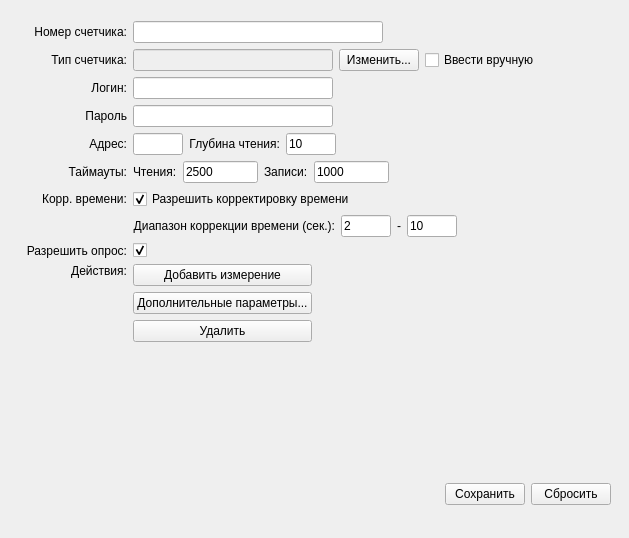
<?xml version="1.0" encoding="UTF-8"?>
<ui version="4.0">
 <class>CounterSets</class>
 <widget class="QWidget" name="CounterSets">
  <property name="geometry">
   <rect>
    <x>0</x>
    <y>0</y>
    <width>629</width>
    <height>538</height>
   </rect>
  </property>
  <property name="windowTitle">
   <string>Form</string>
  </property>
  <widget class="QWidget" name="horizontalLayoutWidget">
   <property name="geometry">
    <rect>
     <x>10</x>
     <y>10</y>
     <width>617</width>
     <height>511</height>
    </rect>
   </property>
   <layout class="QHBoxLayout" name="mainLayout">
    <property name="leftMargin">
     <number>10</number>
    </property>
    <property name="topMargin">
     <number>5</number>
    </property>
    <property name="rightMargin">
     <number>5</number>
    </property>
    <property name="bottomMargin">
     <number>5</number>
    </property>
    <item>
     <layout class="QGridLayout" name="gridLayout">
      <property name="leftMargin">
       <number>6</number>
      </property>
      <property name="topMargin">
       <number>6</number>
      </property>
      <property name="rightMargin">
       <number>6</number>
      </property>
      <property name="bottomMargin">
       <number>6</number>
      </property>
      <item row="13" column="2">
       <spacer name="verticalSpacer">
        <property name="orientation">
         <enum>Qt::Vertical</enum>
        </property>
        <property name="sizeHint" stdset="0">
         <size>
          <width>20</width>
          <height>40</height>
         </size>
        </property>
       </spacer>
      </item>
      <item row="0" column="0">
       <widget class="QLabel" name="label">
        <property name="text">
         <string>Номер счетчика:</string>
        </property>
        <property name="alignment">
         <set>Qt::AlignRight|Qt::AlignTrailing|Qt::AlignVCenter</set>
        </property>
       </widget>
      </item>
      <item row="15" column="2">
       <layout class="QHBoxLayout" name="horizontalLayout">
        <property name="topMargin">
         <number>5</number>
        </property>
        <property name="rightMargin">
         <number>5</number>
        </property>
        <property name="bottomMargin">
         <number>5</number>
        </property>
        <item>
         <spacer name="horizontalSpacer">
          <property name="orientation">
           <enum>Qt::Horizontal</enum>
          </property>
          <property name="sizeHint" stdset="0">
           <size>
            <width>40</width>
            <height>20</height>
           </size>
          </property>
         </spacer>
        </item>
        <item>
         <widget class="QPushButton" name="cmdOk">
          <property name="text">
           <string>Сохранить</string>
          </property>
         </widget>
        </item>
        <item>
         <widget class="QPushButton" name="cmdCancel">
          <property name="text">
           <string>Сбросить</string>
          </property>
         </widget>
        </item>
       </layout>
      </item>
      <item row="5" column="2">
       <layout class="QHBoxLayout" name="horizontalLayout_2"/>
      </item>
      <item row="1" column="0">
       <widget class="QLabel" name="label_3">
        <property name="text">
         <string>Тип счетчика:</string>
        </property>
        <property name="alignment">
         <set>Qt::AlignRight|Qt::AlignTrailing|Qt::AlignVCenter</set>
        </property>
       </widget>
      </item>
      <item row="1" column="2">
       <layout class="QHBoxLayout" name="horizontalLayout_3">
        <item>
         <widget class="QLineEdit" name="txtType">
          <property name="enabled">
           <bool>false</bool>
          </property>
          <property name="sizePolicy">
           <sizepolicy hsizetype="Fixed" vsizetype="Fixed">
            <horstretch>0</horstretch>
            <verstretch>0</verstretch>
           </sizepolicy>
          </property>
          <property name="minimumSize">
           <size>
            <width>200</width>
            <height>0</height>
           </size>
          </property>
          <property name="readOnly">
           <bool>true</bool>
          </property>
         </widget>
        </item>
        <item>
         <widget class="QPushButton" name="cmdTypeChange">
          <property name="text">
           <string>Изменить...</string>
          </property>
         </widget>
        </item>
        <item>
         <widget class="QCheckBox" name="chkCounterTypeManual">
          <property name="text">
           <string>Ввести вручную</string>
          </property>
         </widget>
        </item>
        <item>
         <spacer name="horizontalSpacer_2">
          <property name="orientation">
           <enum>Qt::Horizontal</enum>
          </property>
          <property name="sizeHint" stdset="0">
           <size>
            <width>40</width>
            <height>20</height>
           </size>
          </property>
         </spacer>
        </item>
       </layout>
      </item>
      <item row="0" column="2">
       <layout class="QHBoxLayout" name="horizontalLayout_4">
        <item>
         <widget class="QLineEdit" name="txtNumber">
          <property name="minimumSize">
           <size>
            <width>250</width>
            <height>0</height>
           </size>
          </property>
          <property name="frame">
           <bool>true</bool>
          </property>
         </widget>
        </item>
        <item>
         <spacer name="horizontalSpacer_3">
          <property name="orientation">
           <enum>Qt::Horizontal</enum>
          </property>
          <property name="sizeHint" stdset="0">
           <size>
            <width>40</width>
            <height>20</height>
           </size>
          </property>
         </spacer>
        </item>
       </layout>
      </item>
      <item row="6" column="0">
       <widget class="QLabel" name="label_4">
        <property name="text">
         <string>Адрес:</string>
        </property>
        <property name="alignment">
         <set>Qt::AlignRight|Qt::AlignTrailing|Qt::AlignVCenter</set>
        </property>
       </widget>
      </item>
      <item row="6" column="2">
       <layout class="QHBoxLayout" name="horizontalLayout_5">
        <item>
         <widget class="QLineEdit" name="txtAddress">
          <property name="minimumSize">
           <size>
            <width>25</width>
            <height>0</height>
           </size>
          </property>
          <property name="maximumSize">
           <size>
            <width>50</width>
            <height>16777215</height>
           </size>
          </property>
         </widget>
        </item>
        <item>
         <widget class="QLabel" name="label_5">
          <property name="text">
           <string>Глубина чтения:</string>
          </property>
          <property name="alignment">
           <set>Qt::AlignRight|Qt::AlignTrailing|Qt::AlignVCenter</set>
          </property>
         </widget>
        </item>
        <item>
         <widget class="QLineEdit" name="txtDepth">
          <property name="minimumSize">
           <size>
            <width>30</width>
            <height>0</height>
           </size>
          </property>
          <property name="maximumSize">
           <size>
            <width>50</width>
            <height>16777215</height>
           </size>
          </property>
          <property name="text">
           <string>10</string>
          </property>
         </widget>
        </item>
        <item>
         <spacer name="horizontalSpacer_5">
          <property name="orientation">
           <enum>Qt::Horizontal</enum>
          </property>
          <property name="sizeHint" stdset="0">
           <size>
            <width>40</width>
            <height>20</height>
           </size>
          </property>
         </spacer>
        </item>
       </layout>
      </item>
      <item row="14" column="2">
       <layout class="QHBoxLayout" name="horizontalLayout_8">
        <item>
         <spacer name="horizontalSpacer_7">
          <property name="orientation">
           <enum>Qt::Horizontal</enum>
          </property>
          <property name="sizeHint" stdset="0">
           <size>
            <width>40</width>
            <height>20</height>
           </size>
          </property>
         </spacer>
        </item>
       </layout>
      </item>
      <item row="4" column="0">
       <widget class="QLabel" name="label_10">
        <property name="text">
         <string>Пароль</string>
        </property>
        <property name="alignment">
         <set>Qt::AlignRight|Qt::AlignTrailing|Qt::AlignVCenter</set>
        </property>
       </widget>
      </item>
      <item row="4" column="2">
       <layout class="QHBoxLayout" name="horizontalLayout_9">
        <item>
         <widget class="QLineEdit" name="txtPassword">
          <property name="minimumSize">
           <size>
            <width>150</width>
            <height>0</height>
           </size>
          </property>
          <property name="maximumSize">
           <size>
            <width>200</width>
            <height>16777215</height>
           </size>
          </property>
          <property name="frame">
           <bool>true</bool>
          </property>
         </widget>
        </item>
        <item>
         <spacer name="horizontalSpacer_9">
          <property name="orientation">
           <enum>Qt::Horizontal</enum>
          </property>
          <property name="sizeHint" stdset="0">
           <size>
            <width>40</width>
            <height>20</height>
           </size>
          </property>
         </spacer>
        </item>
       </layout>
      </item>
      <item row="7" column="2">
       <layout class="QHBoxLayout" name="horizontalLayout_7">
        <item>
         <widget class="QLabel" name="label_8">
          <property name="text">
           <string>Чтения:</string>
          </property>
         </widget>
        </item>
        <item>
         <widget class="QLineEdit" name="txtTimeoutRead">
          <property name="minimumSize">
           <size>
            <width>50</width>
            <height>0</height>
           </size>
          </property>
          <property name="maximumSize">
           <size>
            <width>75</width>
            <height>16777215</height>
           </size>
          </property>
          <property name="text">
           <string>2500</string>
          </property>
         </widget>
        </item>
        <item>
         <widget class="QLabel" name="label_7">
          <property name="text">
           <string>Записи:</string>
          </property>
         </widget>
        </item>
        <item>
         <widget class="QLineEdit" name="txtTimeoutWrite">
          <property name="minimumSize">
           <size>
            <width>50</width>
            <height>0</height>
           </size>
          </property>
          <property name="maximumSize">
           <size>
            <width>75</width>
            <height>16777215</height>
           </size>
          </property>
          <property name="text">
           <string>1000</string>
          </property>
         </widget>
        </item>
        <item>
         <spacer name="horizontalSpacer_6">
          <property name="orientation">
           <enum>Qt::Horizontal</enum>
          </property>
          <property name="sizeHint" stdset="0">
           <size>
            <width>40</width>
            <height>20</height>
           </size>
          </property>
         </spacer>
        </item>
       </layout>
      </item>
      <item row="7" column="0">
       <widget class="QLabel" name="label_6">
        <property name="text">
         <string>Таймауты:</string>
        </property>
        <property name="alignment">
         <set>Qt::AlignRight|Qt::AlignTrailing|Qt::AlignVCenter</set>
        </property>
       </widget>
      </item>
      <item row="12" column="2">
       <layout class="QHBoxLayout" name="horizontalLayout_6">
        <property name="rightMargin">
         <number>6</number>
        </property>
        <item>
         <layout class="QVBoxLayout" name="verticalLayout">
          <property name="leftMargin">
           <number>0</number>
          </property>
          <item>
           <widget class="QPushButton" name="cmdAddChannel">
            <property name="text">
             <string>Добавить измерение</string>
            </property>
           </widget>
          </item>
          <item>
           <widget class="QPushButton" name="cmdAddParam">
            <property name="text">
             <string>Дополнительные параметры...</string>
            </property>
           </widget>
          </item>
          <item>
           <widget class="QPushButton" name="cmdRemove">
            <property name="text">
             <string>Удалить</string>
            </property>
           </widget>
          </item>
         </layout>
        </item>
        <item>
         <spacer name="horizontalSpacer_8">
          <property name="orientation">
           <enum>Qt::Horizontal</enum>
          </property>
          <property name="sizeHint" stdset="0">
           <size>
            <width>40</width>
            <height>20</height>
           </size>
          </property>
         </spacer>
        </item>
       </layout>
      </item>
      <item row="12" column="0">
       <widget class="QLabel" name="label_9">
        <property name="text">
         <string>Действия:</string>
        </property>
        <property name="alignment">
         <set>Qt::AlignRight|Qt::AlignTop|Qt::AlignTrailing</set>
        </property>
       </widget>
      </item>
      <item row="11" column="0">
       <widget class="QLabel" name="label_11">
        <property name="text">
         <string>Разрешить опрос:</string>
        </property>
        <property name="alignment">
         <set>Qt::AlignRight|Qt::AlignTrailing|Qt::AlignVCenter</set>
        </property>
       </widget>
      </item>
      <item row="11" column="2">
       <widget class="QCheckBox" name="chkAllow">
        <property name="text">
         <string/>
        </property>
        <property name="checked">
         <bool>true</bool>
        </property>
       </widget>
      </item>
      <item row="2" column="0">
       <widget class="QLabel" name="label_12">
        <property name="text">
         <string>Логин:</string>
        </property>
        <property name="alignment">
         <set>Qt::AlignRight|Qt::AlignTrailing|Qt::AlignVCenter</set>
        </property>
       </widget>
      </item>
      <item row="2" column="2">
       <layout class="QHBoxLayout" name="horizontalLayout_10">
        <item>
         <widget class="QLineEdit" name="txtLogin">
          <property name="minimumSize">
           <size>
            <width>150</width>
            <height>0</height>
           </size>
          </property>
          <property name="maximumSize">
           <size>
            <width>200</width>
            <height>16777215</height>
           </size>
          </property>
          <property name="frame">
           <bool>true</bool>
          </property>
         </widget>
        </item>
        <item>
         <spacer name="horizontalSpacer_10">
          <property name="orientation">
           <enum>Qt::Horizontal</enum>
          </property>
          <property name="sizeHint" stdset="0">
           <size>
            <width>40</width>
            <height>20</height>
           </size>
          </property>
         </spacer>
        </item>
       </layout>
      </item>
      <item row="9" column="0">
       <widget class="QLabel" name="label_14">
        <property name="text">
         <string/>
        </property>
        <property name="alignment">
         <set>Qt::AlignRight|Qt::AlignTrailing|Qt::AlignVCenter</set>
        </property>
       </widget>
      </item>
      <item row="9" column="2">
       <layout class="QHBoxLayout" name="horizontalLayout_11">
        <item>
         <widget class="QLabel" name="label_13">
          <property name="text">
           <string>Диапазон коррекции времени (сек.):</string>
          </property>
          <property name="alignment">
           <set>Qt::AlignRight|Qt::AlignTrailing|Qt::AlignVCenter</set>
          </property>
         </widget>
        </item>
        <item>
         <widget class="QLineEdit" name="txtMinCorrection">
          <property name="minimumSize">
           <size>
            <width>25</width>
            <height>0</height>
           </size>
          </property>
          <property name="maximumSize">
           <size>
            <width>50</width>
            <height>16777215</height>
           </size>
          </property>
          <property name="text">
           <string>2</string>
          </property>
         </widget>
        </item>
        <item>
         <widget class="QLabel" name="label_16">
          <property name="text">
           <string>-</string>
          </property>
          <property name="alignment">
           <set>Qt::AlignRight|Qt::AlignTrailing|Qt::AlignVCenter</set>
          </property>
         </widget>
        </item>
        <item>
         <widget class="QLineEdit" name="txtMaxCorrection">
          <property name="minimumSize">
           <size>
            <width>30</width>
            <height>0</height>
           </size>
          </property>
          <property name="maximumSize">
           <size>
            <width>50</width>
            <height>16777215</height>
           </size>
          </property>
          <property name="text">
           <string>10</string>
          </property>
         </widget>
        </item>
        <item>
         <spacer name="horizontalSpacer_11">
          <property name="orientation">
           <enum>Qt::Horizontal</enum>
          </property>
          <property name="sizeHint" stdset="0">
           <size>
            <width>40</width>
            <height>20</height>
           </size>
          </property>
         </spacer>
        </item>
       </layout>
      </item>
      <item row="8" column="0">
       <widget class="QLabel" name="label_15">
        <property name="text">
         <string>Корр. времени:</string>
        </property>
        <property name="alignment">
         <set>Qt::AlignRight|Qt::AlignTrailing|Qt::AlignVCenter</set>
        </property>
       </widget>
      </item>
      <item row="8" column="2">
       <widget class="QCheckBox" name="chkTimeCorrection">
        <property name="text">
         <string>Разрешить корректировку времени</string>
        </property>
        <property name="checked">
         <bool>true</bool>
        </property>
       </widget>
      </item>
     </layout>
    </item>
   </layout>
  </widget>
 </widget>
 <tabstops>
  <tabstop>txtNumber</tabstop>
  <tabstop>cmdTypeChange</tabstop>
  <tabstop>txtLogin</tabstop>
  <tabstop>txtPassword</tabstop>
  <tabstop>txtAddress</tabstop>
  <tabstop>txtDepth</tabstop>
  <tabstop>txtTimeoutRead</tabstop>
  <tabstop>txtTimeoutWrite</tabstop>
  <tabstop>chkAllow</tabstop>
  <tabstop>cmdAddChannel</tabstop>
  <tabstop>cmdRemove</tabstop>
  <tabstop>cmdOk</tabstop>
  <tabstop>cmdCancel</tabstop>
  <tabstop>txtType</tabstop>
 </tabstops>
 <resources/>
 <connections>
  <connection>
   <sender>cmdOk</sender>
   <signal>clicked()</signal>
   <receiver>CounterSets</receiver>
   <slot>saveChanges()</slot>
   <hints>
    <hint type="sourcelabel">
     <x>473</x>
     <y>499</y>
    </hint>
    <hint type="destinationlabel">
     <x>110</x>
     <y>662</y>
    </hint>
   </hints>
  </connection>
  <connection>
   <sender>cmdCancel</sender>
   <signal>clicked()</signal>
   <receiver>CounterSets</receiver>
   <slot>dropChanges()</slot>
   <hints>
    <hint type="sourcelabel">
     <x>548</x>
     <y>496</y>
    </hint>
    <hint type="destinationlabel">
     <x>458</x>
     <y>762</y>
    </hint>
   </hints>
  </connection>
  <connection>
   <sender>cmdTypeChange</sender>
   <signal>clicked()</signal>
   <receiver>CounterSets</receiver>
   <slot>typeChangeRequest()</slot>
   <hints>
    <hint type="sourcelabel">
     <x>352</x>
     <y>61</y>
    </hint>
    <hint type="destinationlabel">
     <x>255</x>
     <y>746</y>
    </hint>
   </hints>
  </connection>
  <connection>
   <sender>cmdRemove</sender>
   <signal>clicked()</signal>
   <receiver>CounterSets</receiver>
   <slot>removeItem()</slot>
   <hints>
    <hint type="sourcelabel">
     <x>293</x>
     <y>321</y>
    </hint>
    <hint type="destinationlabel">
     <x>170</x>
     <y>776</y>
    </hint>
   </hints>
  </connection>
  <connection>
   <sender>cmdAddChannel</sender>
   <signal>clicked()</signal>
   <receiver>CounterSets</receiver>
   <slot>appendChild()</slot>
   <hints>
    <hint type="sourcelabel">
     <x>240</x>
     <y>263</y>
    </hint>
    <hint type="destinationlabel">
     <x>219</x>
     <y>815</y>
    </hint>
   </hints>
  </connection>
  <connection>
   <sender>cmdAddParam</sender>
   <signal>clicked()</signal>
   <receiver>CounterSets</receiver>
   <slot>addParams()</slot>
   <hints>
    <hint type="sourcelabel">
     <x>159</x>
     <y>287</y>
    </hint>
    <hint type="destinationlabel">
     <x>89</x>
     <y>776</y>
    </hint>
   </hints>
  </connection>
 </connections>
 <slots>
  <slot>saveChanges()</slot>
  <slot>dropChanges()</slot>
  <slot>typeChangeRequest()</slot>
  <slot>removeItem()</slot>
  <slot>appendChild()</slot>
  <slot>addParams()</slot>
 </slots>
</ui>
